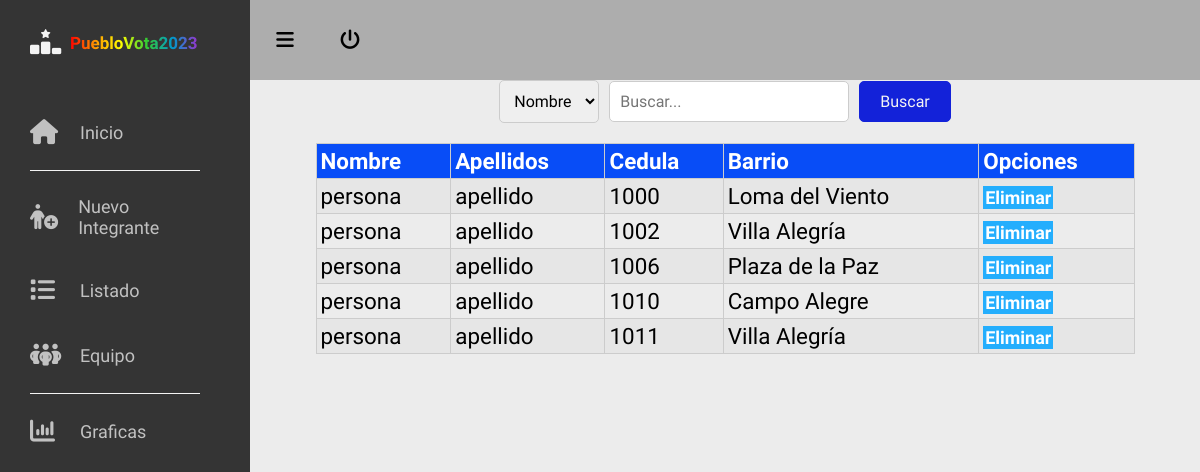
Page /listado (signed in) on the committed database.
### tables this page shows
CREATE TABLE IF NOT EXISTS `inscritos` (
  `id` int NOT NULL AUTO_INCREMENT,
  `nombre` varchar(100) NOT NULL,
  `apellidos` varchar(100) NOT NULL,
  `cedula` int NOT NULL,
  `barrio` varchar(100) NOT NULL,
  `id_postulado` varchar(50) DEFAULT NULL,
  `id_consejal` varchar(50) DEFAULT NULL,
  PRIMARY KEY (`id`),
  UNIQUE KEY `cedula` (`cedula`)
);

### app/pages/manejo/manejoLista.php (called while the page is built, shortened)
<?php
$database = Database::getInstance();
$pdo = $database->getConnection();
function getInscritos() {
    global $pdo;
    $id_postulado = $_SESSION['nombre'];
    $items = [];
    try {
        $query = $pdo->prepare("SELECT * FROM inscritos WHERE id_postulado = :id_postulado");
        $query->bindParam(":id_postulado", $id_postulado);
        $query->execute();
        while ($row = $query->fetch()) {
            $item = new Personas();
            $item->nombre = $row['nombre'];
            $item->apellidos = $row['apellidos'];
            $item->cedula = $row['cedula'];
            $item->barrio = $row['barrio'];
            array_push($items, $item);
        }
        return $items;
    } catch (PDOException $e) {
        return [];
    }
}
?>

### app/pages/listado.php (the view, shortened to what this page needs)
<?php
include_once "manejo/manejoLista.php";
?>
<div id="main-container">
	<div class="search-container">
		<select id="filterSelect">
			<option value="buscarNombre">Nombre</option>
		</select>
		<input type="text" id="searchInput" placeholder="Buscar..." autocomplete="off">
		<button id="searchButton">Buscar</button>
	</div>
	<table class="table-desktop">
		<tr>
			<th>Nombre</th>
			<th>Apellidos</th>
			<th>Cedula</th>
			<th>Barrio</th>
			<th>Opciones</th>
		</tr>
		<tbody id="tbody-personas">
			<?php
			$items = getInscritos();
			foreach($items as $row){
				$persona = $row;
				?>
				<tr id="fila-<?php echo $persona->cedula; ?>">
					<td><?php echo $persona->nombre; ?></td>
					<td><?php echo $persona->apellidos; ?></td>
					<td><?php echo $persona->cedula; ?></td>
					<td><?php echo $persona->barrio; ?></td>
					<td>
						<button
						class="bEliminar"
						data-cedula="<?php echo $persona->cedula; ?>" data-nombre="<?php echo $persona->nombre; ?>"
						>Eliminar </button>
					</td>
				</tr>
			<?php } ?>
		</tbody>
	</table>
</div>

### index.php (shortened to what this page needs)
<?php
	if( isset($_SESSION['admin'] ) ){
		require_once 'app/app.php';
	}else{
		require_once 'app/login.php';
	}

### app/app.php (shortened to what this page needs)
<!DOCTYPE html>
<html lang="es" translate="off">
<head>
  <link rel="stylesheet" href="<?=APP_URL;?>assets/css/main.css">
</head>
<body id="body" class="body_move">
  <header class="menu-superior">
    <div class="icon__menu">
      <i class="fas fa-bars" id="btn_open"></i>
    </div>
    <div>
      <button id="logout">
        <i class="fas fa-power-off"></i>
      </button>
    </div>
  </header>
  <div class="menu__side menu__side_move" id="menu_side">
    <div class="name__page">
      <i class="fa-solid fa-ranking-star"></i>
      <h4 class="title__menu">PuebloVota2023</h4>
    </div>
    <div class="options__menu">
      <a href="home">
        <div class="option">
          <i class="fa-solid fa-house"></i>
          <h4>Inicio</h4>
        </div>
        <div class="separator"></div>
      </a>
      <a href="nuevo">
        <div class="option">
          <i class="fa-solid fa-person-circle-plus"></i>
          <h4>Nuevo Integrante</h4>
        </div>
      </a>
      <a href="listado">
        <div class="option">
          <i class="fa-sharp fa-solid fa-list"></i>
          <h4>Listado</h4>
        </div>
      </a>
      <?php
      $tipoUsuario = $_SESSION['tipo'];
      if ($tipoUsuario === 'alcalde') {
        ?>
        <a href="equipo">
          <div class="option">
            <i class="fa-solid fa-people-group"></i>
            <h4>Equipo</h4>
          </div>
          <div class="separator"></div>
        </a>
        <?php
      }
      ?>
      <a href="graficas">
        <div class="option">
          <i class="fa-solid fa-chart-column"></i>
          <h4>Graficas</h4>
        </div>
      </a>
    </div>
  </div>
  <main>
    <?php
    include $file;
    ?>
  </main>
</body>
</html>

### assets/css/main.css (style rules this page uses)
* { margin: 0; padding: 0; box-sizing: border-box; text-decoration: none; font-family: 'Dosis', sans-serif; }
:root { --bgcolor:rgb(52,52,52); --hovercolor:rgb(23,23,23); --blue-log:#1322D9; --gris-log:#878687; --red:#F90830; --white:#F4F4F4; }
body { background-color:#ECECEC; margin-left: 80px; margin-top: 30px; transition: margin-left 300ms cubic-bezier(0.785, 0.135, 0.15, 0.86); }
main { height:90vh; padding: 20px; }
.menu-superior { width: 100%; height: 10vh; background: #ADADAD; display: flex; align-items: center; position: fixed; top: 0; z-index: 200; }
#logout { border:none; background: #ADADAD; position: static; margin-left:40px; cursor:pointer; font-size:20px; font-weight:700; color:#000; }
.title__menu { font-size:17px; padding:var(--padding) 0; overflow:hidden; background: linear-gradient(to right, #ff0000, #ff9900, #ffff00, #33cc33, #0099cc, #9933cc); -webkit-background-clip: text; -webkit-text-fill-color: transparent; }
.separator { height:1px; border-bottom:solid 1px var(--white); margin:5px 0; }
.icon__menu { width: 50px; height: 100%; display: flex; justify-content: center; align-items: center; transform: translateX(10px); }
.icon__menu i { font-size: 20px; cursor: pointer; position: absolute; }
.menu__side { width: 80px; height: 100%; background: var(--bgcolor); position: fixed; top: 0; left: 0; color: var(--white); font-size: 18px; z-index: 300; overflow: hidden; overflow-y: scroll; border-right: 20px solid var(--bgcolor); transition: all 300ms cubic-bezier(0.785, 0.135, 0.15, 0.86); }
.menu__side { -ms-overflow-style: none; scrollbar-width: none; }
.name__page { padding: 20px 30px; display: flex; align-items: center; margin-top: 10px; }
.name__page i { font-size:25px; width: 20px; margin-right: 20px; }
.options__menu { padding: 20px 30px; position: absolute; top: 80px; }
.options__menu a { color: #ffffffb2; cursor: default; display: block; position: relative; transition: color 300ms; }
.options__menu .option { padding: 20px 0px; display: flex; align-items: center; position: relative; }
.options__menu .option i { font-size:25px; width: 30px; margin-right: 20px; cursor: pointer; }
.options__menu .option h4 { font-weight: 300; cursor: pointer; }
.body_move { margin-left: 250px; }
.menu__side_move { width: 250px; }
.search-container { display: flex; align-items: center; justify-content: center; margin-top:30px; margin-bottom: 20px; }
.search-container input[type="text"] { font-size:20px; font-weight:500; padding: 10px; border: 1px solid #ccc; width:15em; border-radius: 5px; margin-right: 10px; font-size: 16px; }
.search-container select { padding: 10px; border: 1px solid #ccc; border-radius: 5px; font-size: 16px; margin-right: 10px; }
.search-container button { border:1px solid var(--blue-log); padding: 10px 20px; background-color: var(--blue-log); color: var(--white); border-radius: 5px; font-size: 16px; cursor: pointer; }
#main-container { margin: 10px auto; width: 90%; }
.table-desktop { width: 100%; border-collapse: collapse; }
.table-desktop tr th { background: #084DF7; font-size: 1.4em; font-weight: 600; color: #fff; border: 1px solid #ccc; padding: 4px; text-align: left; }
.table-desktop tr td { font-size: 1.4em; font-weight: 500; border: 1px solid #ccc; padding: 4px; }
.table-desktop tr:nth-of-type(odd) { background-color: #e6e6e6; }
.bEliminar { font-weight:600; width:70px; cursor:pointer; font-size:0.8em; border:1px solid #24AEFD; background-color:#24AEFD; color:#fff; }

### rows in the picture
inscritos: nombre "persona", apellidos "apellido", cedula "1000", barrio "Loma del Viento"
inscritos: nombre "persona", apellidos "apellido", cedula "1002", barrio "Villa Alegría"
inscritos: nombre "persona", apellidos "apellido", cedula "1006", barrio "Plaza de la Paz"
inscritos: nombre "persona", apellidos "apellido", cedula "1010", barrio "Campo Alegre"
inscritos: nombre "persona", apellidos "apellido", cedula "1011", barrio "Villa Alegría"
